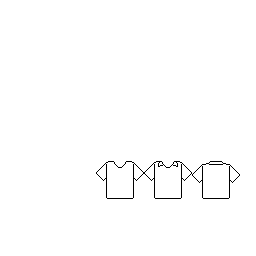
#> input picture assets/kits/kitstemplate.png, 256 x 256 px; its folder holds 7 pictures in this run; the run also reads 1 picture not shown here
$ python -i kit_panel.py   (imports and definitions only)
#> lines starting #> are read from the running program, lines starting #| are printed output that depends on the picture
### stats.py
"""
PES Editor 6 - Python Port
Stats: all stat definitions and get/set helpers.
"""
import os
from pathlib import Path
from stat_def import Stat  # noqa: F401 - re-exported for convenience

# -- Physical / identity stats --
hair       = Stat(0, 45, 0,  0x7FF, "")
face_type  = Stat(0, 55, 0,  0x3,   "")
skin       = Stat(0, 41, 6,  0x3,   "")
face       = Stat(0, 53, 5,  0x1FF, "")
name_edited    = Stat(0, 3,  0, 0x1,    "")
call_edited    = Stat(0, 3,  2, 0x1,    "")
shirt_edited   = Stat(0, 3,  1, 0x1,    "")
ability_edited = Stat(0, 40, 4, 0x1,    "")
call_name  = Stat(0, 1,  0, 0xFFFF, "")

height     = Stat(1, 41, 0, 0x3F,   "Height")
foot       = Stat(4, 5,  0, 0x01,   "Foot")
fav_side   = Stat(0, 33, 14, 0x03,  "Fav side")
wfa        = Stat(5, 33, 11, 0x07,  "W Foot Acc")
wff        = Stat(5, 33,  3, 0x07,  "W Foot Freq")
injury     = Stat(6, 33,  6, 0x03,  "Injury T")
drib_sty   = Stat(5,  6,  0, 0x03,  "")
freekick   = Stat(5,  5,  1, 0x0F,  "")
pk_style   = Stat(5,  5,  5, 0x07,  "")
dk_sty     = Stat(5,  6,  2, 0x03,  "")
age        = Stat(2, 65,  9, 0x1F,  "Age")
weight     = Stat(0, 41,  8, 0x7F,  "Weight")
nationality = Stat(3, 65, 0, 0x7F,  "Nationality")
consistency = Stat(5, 33, 0, 0x07,  "Consistency")
condition   = Stat(5, 33, 8, 0x07,  "Condition")
reg_pos    = Stat(0,  6,  4, 0xF,   "")

# -- Position flags --
gk  = Stat(0,  7,  7, 1, "GK")
cwp = Stat(0,  7, 15, 1, "CWP")
cbt = Stat(0,  9,  7, 1, "CBT")
sb  = Stat(0,  9, 15, 1, "SB")
dm  = Stat(0, 11,  7, 1, "DM")
wb  = Stat(0, 11, 15, 1, "WB")
cm  = Stat(0, 13,  7, 1, "CM")
sm  = Stat(0, 13, 15, 1, "SM")
am  = Stat(0, 15,  7, 1, "AM")
wg  = Stat(0, 15, 15, 1, "WG")
ss  = Stat(0, 17,  7, 1, "SS")
cf  = Stat(0, 17, 15, 1, "CF")
roles = [gk, Stat(0, 7, 15, 1, "?"), cwp, cbt, sb, dm, wb, cm, sm, am, wg, ss, cf]

# -- Ability 99 stats --
attack   = Stat(0,  7, 0, 0x7F, "Attack")
defence  = Stat(0,  8, 0, 0x7F, "Defense")
balance  = Stat(0,  9, 0, 0x7F, "Balance")
stamina  = Stat(0, 10, 0, 0x7F, "Stamina")
speed    = Stat(0, 11, 0, 0x7F, "Speed")
accel    = Stat(0, 12, 0, 0x7F, "Accel")
response = Stat(0, 13, 0, 0x7F, "Response")
agility  = Stat(0, 14, 0, 0x7F, "Agility")
drib_acc = Stat(0, 15, 0, 0x7F, "Drib Acc")
drib_spe = Stat(0, 16, 0, 0x7F, "Drib Spe")
s_pass_acc = Stat(0, 17, 0, 0x7F, "S Pass Acc")
s_pass_spe = Stat(0, 18, 0, 0x7F, "S Pass Spe")
l_pass_acc = Stat(0, 19, 0, 0x7F, "L Pass Acc")
l_pass_spe = Stat(0, 20, 0, 0x7F, "L Pass Spe")
shot_acc   = Stat(0, 21, 0, 0x7F, "Shot Acc")
shot_pow   = Stat(0, 22, 0, 0x7F, "Shot Power")
shot_tec   = Stat(0, 23, 0, 0x7F, "Shot Tech")
fk         = Stat(0, 24, 0, 0x7F, "FK Acc")
curling    = Stat(0, 25, 0, 0x7F, "Swerve")
heading    = Stat(0, 26, 0, 0x7F, "Heading")
jump       = Stat(0, 27, 0, 0x7F, "Jump")
tech       = Stat(0, 29, 0, 0x7F, "Tech")
aggress    = Stat(0, 30, 0, 0x7F, "Aggression")
mental     = Stat(0, 31, 0, 0x7F, "Mentality")
gk_abil    = Stat(0, 32, 0, 0x7F, "GK")
team       = Stat(0, 28, 0, 0x7F, "Team Work")

ability99 = [
    attack, defence, balance, stamina, speed, accel, response, agility,
    drib_acc, drib_spe, s_pass_acc, s_pass_spe, l_pass_acc, l_pass_spe,
    shot_acc, shot_pow, shot_tec, fk, curling, heading, jump,
    tech, aggress, mental, gk_abil, team,
]

ability_special = [
    Stat(0, 21,  7, 1, "Dribbling"),
    Stat(0, 21, 15, 1, "Tactical Drib"),
    Stat(0, 23,  7, 1, "Positioning"),
    Stat(0, 23, 15, 1, "Reaction"),
    Stat(0, 25,  7, 1, "Playmaking"),
    Stat(0, 25, 15, 1, "Passing"),
    Stat(0, 27,  7, 1, "Scoring"),
    Stat(0, 27, 15, 1, "1-1 Scoring"),
    Stat(0, 29,  7, 1, "Post"),
    Stat(0, 29, 15, 1, "Line Position"),
    Stat(0, 31,  7, 1, "Mid shooting"),
    Stat(0, 31, 15, 1, "Side"),
    Stat(0, 19, 15, 1, "Centre"),
    Stat(0, 19,  7, 1, "Penalties"),
    Stat(0, 35,  0, 1, "1-T Pass"),
    Stat(0, 35,  1, 1, "Outside"),
    Stat(0, 35,  2, 1, "Marking"),
    Stat(0, 35,  3, 1, "Sliding"),
    Stat(0, 35,  4, 1, "Cover"),
    Stat(0, 35,  5, 1, "D-L Control"),
    Stat(0, 35,  6, 1, "Penalty GK"),
    Stat(0, 35,  7, 1, "1-on-1 GK"),
    Stat(0, 37,  7, 1, "Long Throw"),
]

# -- String lookup arrays --
mod_foot   = ["R", "L"]
mod_injury = ["C", "B", "A"]
mod_fk     = ["A", "B", "C", "D", "E", "F", "G", "H"]
mod_18     = ["1", "2", "3", "4", "5", "6", "7", "8"]

DEFAULT_NATION = [
    "Austria", "Belgium", "Bulgaria", "Croatia", "Czech Republic", "Denmark",
    "England", "Finland", "France", "Germany", "Greece", "Hungary", "Ireland",
    "Italy", "Latvia", "Netherlands", "Northern Ireland", "Norway", "Poland",
    "Portugal", "Romania", "Russia", "Scotland", "Serbia and Montenegro",
    "Slovakia", "Slovenia", "Spain", "Sweden", "Switzerland", "Turkey",
    "Ukraine", "Wales", "Angola", "Cameroon", "Cote d'Ivoire", "Ghana",
    "Nigeria", "South Africa", "Togo", "Tunisia", "Costa Rica", "Mexico",
    "Trinidad and Tobago", "United States", "Argentina", "Brazil", "Chile",
    "Colombia", "Ecuador", "Paraguay", "Peru", "Uruguay", "Iran", "Japan",
    "Saudi Arabia", "South Korea", "Australia", "Bosnia and Herzegovina",
    "Estonia", "Israel", "Honduras", "Jamaica", "Panama", "Bolivia",
    "Venezuela", "China", "Uzbekistan", "Albania", "Cyprus", "Iceland",
    "Macedonia", "Armenia", "Belarus", "Georgia", "Liechtenstein", "Lithuania",
    "Algeria", "Benin", "Burkina Faso", "Cape Verde", "Congo", "DR Congo",
    "Egypt", "Equatorial Guinea", "Gabon", "Gambia", "Guinea", "Guinea-Bissau",
    "Kenya", "Liberia", "Libya", "Mali", "Morocco", "Mozambique", "Senegal",
    "Sierra Leone", "Zambia", "Zimbabwe", "Canada", "Grenada", "Guadeloupe",
    "Martinique", "Netherlands Antilles", "Oman", "New Zealand",
    "Free Nationality",
]


def _load_nations():
    try:
        with open(Path(__file__).parent / "nationality.txt", "r", encoding="utf-8") as f:
            lines = [l.strip() for l in f if l.strip()]
        if lines:
            return lines
    except Exception:
        pass
    return DEFAULT_NATION


NATION = _load_nations()
NATION_FREE = next((i for i, n in enumerate(NATION) if n.lower().startswith("free ")), 0)


# ------------------------------------------------------------------
# get / set value
# ------------------------------------------------------------------

# [75 lines left out: functions _player_stat_address, get_value, set_value, set_value_str, get_string, not called in this run]

### stat_def.py
"""
PES Editor 6 - Python Port
Stat definition class (renamed from stat.py to avoid conflict with stdlib).
"""


class Stat:
    def __init__(self, stat_type: int, offset: int, shift: int, mask: int, name: str):
        self.type   = stat_type
        self.offset = offset
        self.shift  = shift
        self.mask   = mask
        self.name   = name

### gui/kit_panel.py
"""
PES Editor 6 - Python Port
Kit Panel — visual kit editor with 2D preview.
"""
import tkinter as tk
from tkinter import ttk, colorchooser
from pathlib import Path

import kits  as Kits
import clubs as Clubs
import logos as Logos
import stats  as Stats

try:
    from PIL import Image, ImageDraw, ImageTk
    _PIL = True
except ImportError:
    _PIL = False

# ── Asset paths ───────────────────────────────────────────────────────────────
_ASSETS = Path(__file__).parent.parent / "assets" / "kits"

# ── Template grid: pantstemplate.png (8 cols × 8 rows, each cell 25×27 px) ──
_PANTS_COL  = [3, 35, 67, 99, 131, 163, 195, 227]
_PANTS_ROW  = [2, 34, 66, 98, 130, 162, 194, 226]
_PANTS_CW, _PANTS_CH = 25, 27

# ── Template grid: sleevestemplate.png (8 cols × 4 rows, each cell 18×34 px)
_SOCK_COL  = [7, 39, 71, 103, 135, 167, 199, 231]
_SOCK_ROW  = [3, 43, 83, 123]
_SOCK_CW, _SOCK_CH = 18, 34

# ── Shirt cells in kitstemplate.png (rows 161-198, 3 collar types) ──────────
_SHIRT_CELLS = [
    (96,  161, 144, 199),   # round collar
    (144, 161, 192, 199),   # V-neck / zipped collar
    (192, 161, 240, 199),   # standard collar
]

# ── GK shirt cells in kitsgoalkeepertemplate.png (2 types, long sleeves) ────
_GK_SHIRT_CELLS = [
    (96,  161, 144, 199),   # GK type 0
    (144, 161, 192, 199),   # GK type 1
]

# ── Placeholder colors in template images ────────────────────────────────────
# Each sprite uses these as stand-in colors that we replace at render time.
_WHITE  = (255, 255, 255)   # → colors[0]  primary
_CYAN   = (32,  232, 224)   # → colors[1]  secondary
_BLUE   = (80,  96,  248)   # → colors[2]  tertiary
_PURPLE = (175, 0,   183)   # → colors[3]  quaternary

_COLOR_MAP = {_WHITE: 0, _CYAN: 1, _BLUE: 2, _PURPLE: 3}

_PREVIEW_SCALE = 4          # pixel scale for sprites (nearest-neighbour)
_PW, _PH = 220, 430         # preview canvas size in pixels

# ── Pattern layer thumbnails ──────────────────────────────────────────────────
TW, TH = 64, 52             # thumbnail pixel size
TCOLS  = 3                  # columns in the pattern grid
TPAD   = 4                  # padding between thumbnails

# (layer_idx, button_label, kitinfo_offset, num_options)
_LAYERS = [
    (0, "Base",      42,  3),
    (1, "Pequeñas",  43, 31),   # collar accents (1 OFF + 30 sprites)
    (2, "Medias",    44, 31),   # sleeve / shoulder designs
    (3, "Grandes 1", 45, 31),   # body pattern (front)
    (4, "Grandes 2", 46, 31),   # body pattern (alt / back)
]
# Full in-game header titles displayed above the grid
_LAYER_TITLES = [
    "Base",
    "Partes pequeñas",
    "Partes medias",
    "Partes grandes 1",
    "Partes grandes 2",
]

# (template filename, cell_w, cell_h, n_cols, n_rows)
_LAYER_GRID = {
    1: ("cuellotemplate.png",                 48, 40, 5, 6),
    2: ("MangasTemplate.png",                 48, 40, 5, 6),
    3: ("Camisetaenfrenteatrastemplate.png",  48, 40, 5, 6),
    4: ("Camisetaenfrenteatrastemplate3.png", 48, 40, 5, 6),
}

# Accent colour used when tinting WHITE pixels of a layer sprite (matches the
# in-game thumbnail palette: magenta for cuello, blue for mangas, etc.)
_LAYER_ACCENT = {
    1: (220, 60, 200),
    2: (50,  60, 180),
    3: (60, 100, 220),
    4: (110, 175, 240),
}


# ── Template loader (singleton images) ───────────────────────────────────────
_tmpl_shirt: "Image.Image | None" = None
_tmpl_gk:    "Image.Image | None" = None
_tmpl_pants: "Image.Image | None" = None
_tmpl_socks: "Image.Image | None" = None
_tmpl_layer: dict = {}            # layer_idx → loaded template image (or None)
_tmpl_outline: "Image.Image | None" = None  # cached light-grey shirt outline
_tmpl_loaded = False


def _ensure_templates():
    global _tmpl_shirt, _tmpl_gk, _tmpl_pants, _tmpl_socks, _tmpl_loaded
    global _tmpl_outline
    if _tmpl_loaded or not _PIL:
        return
    _tmpl_loaded = True
    try:
        _tmpl_shirt = Image.open(_ASSETS / 'kitstemplate.png').convert('RGBA')
#> _tmpl_shirt is the input picture: PIL image 256x256 RGBA; mean R, G, B, A 253, 253, 253, 39.6
        _tmpl_gk    = Image.open(_ASSETS / 'kitsgoalkeepertemplate.png').convert('RGBA')
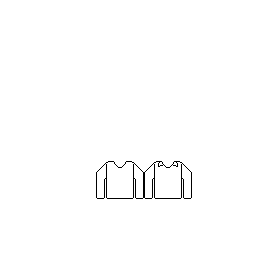
#> input picture assets/kits/kitsgoalkeepertemplate.png, 256 x 256 px
#> _tmpl_gk is the input picture: PIL image 256x256 RGBA; mean R, G, B, A 253, 253, 253, 45.7
        _tmpl_pants = Image.open(_ASSETS / 'pantstemplate.png').convert('RGBA')
        _tmpl_socks = Image.open(_ASSETS / 'sleevestemplate.png').convert('RGBA')
    except Exception:
        pass

    # Layer templates (cuello / mangas / camiseta-frente-atras)
    for li, (fname, _cw, _ch, _nc, _nr) in _LAYER_GRID.items():
        try:
            _tmpl_layer[li] = Image.open(_ASSETS / fname).convert('RGBA')
        except Exception:
            _tmpl_layer[li] = None

    # Cache a light-grey shirt silhouette for use as a thumbnail backdrop
    if _tmpl_shirt is not None:
        sx0, sy0, sx1, sy1 = _SHIRT_CELLS[0]    # round collar
#> sx0 = 96; sy0 = 161; sx1 = 144; sy1 = 199
        base = _tmpl_shirt.crop((sx0, sy0, sx1, sy1)).convert('RGBA')
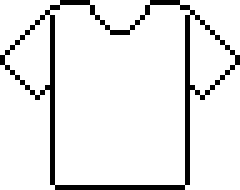
#> base: PIL image 48x38 RGBA (shown 5 times larger); mean R, G, B, A 232.1, 232.1, 232.1, 170; transparent parts drawn white
        data = list(base.getdata())
#> data = 1824 items, first 6: (255, 255, 255, 0), (255, 255, 255, 0), (255, 255, 255, 0), (255, 255, 255, 0), (255, 255, 255, 0), (255, 255, 255, 0)
        out = []
        for r, g, b, a in data:
            if a == 0:
                out.append((r, g, b, 0))
            elif (r, g, b) == (0, 0, 0):
                out.append((150, 150, 150, a))   # outline → mid-grey
            else:
                out.append((245, 245, 245, a))   # interior → near-white
#> this loop made 1824 passes
#> after the loop, out has the same summary as data
        base.putdata(out)
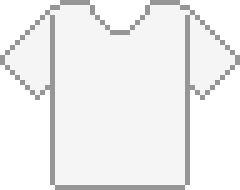
#> base: PIL image 48x38 RGBA (shown 5 times larger); mean R, G, B, A 239.8, 239.8, 239.8, 170; transparent parts drawn white
        _tmpl_outline = base


# [127 lines left out: functions _tint_layer_sprite, _tint_sprite, _extract_cell, _collar_thumb, _paste_outline, _layer_thumb, not called in this run]


class KitPanel(ttk.Frame):
    # [561 lines left out: functions __init__, _build_ui, _build_detail, refresh, _clear_detail, _update_tab_style and 14 more, not called in this run]

>>> result = _ensure_templates()
